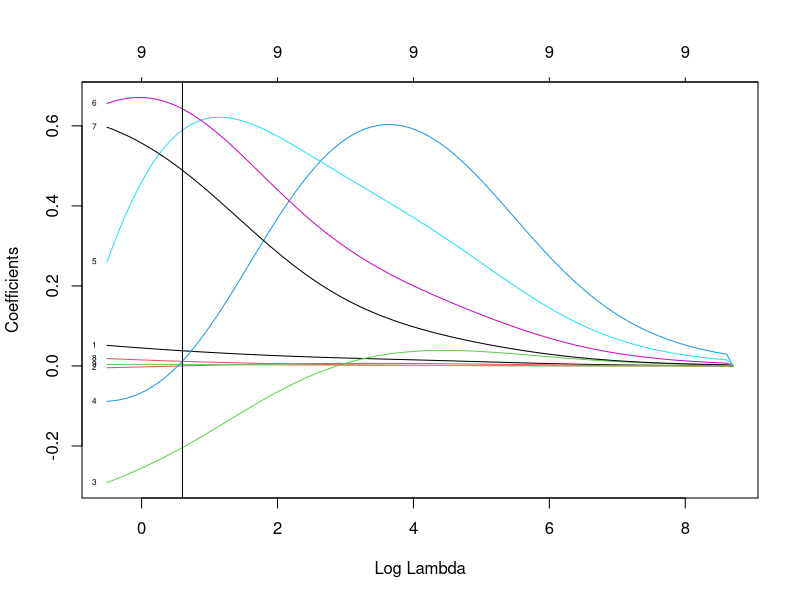
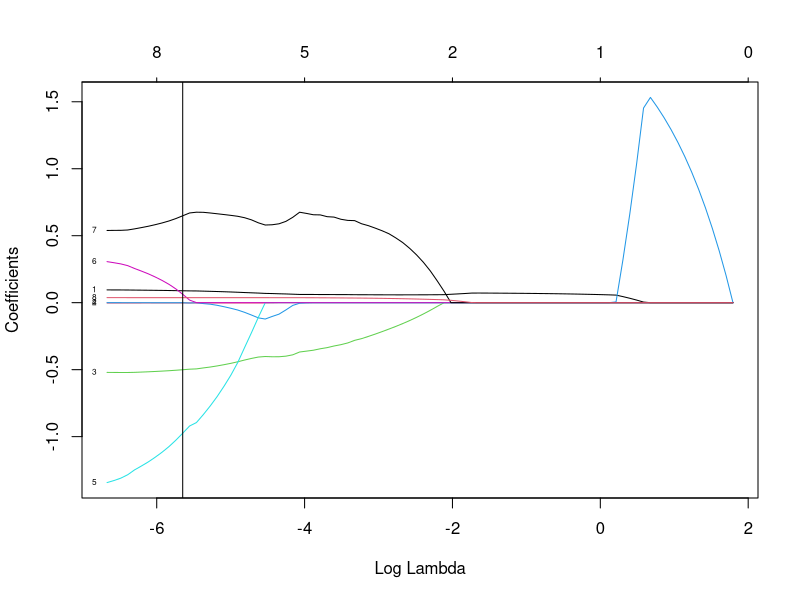
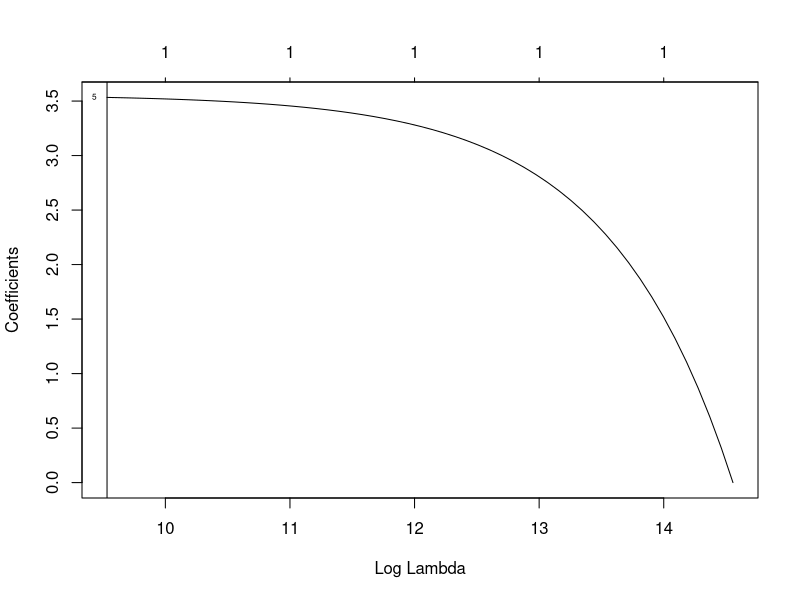
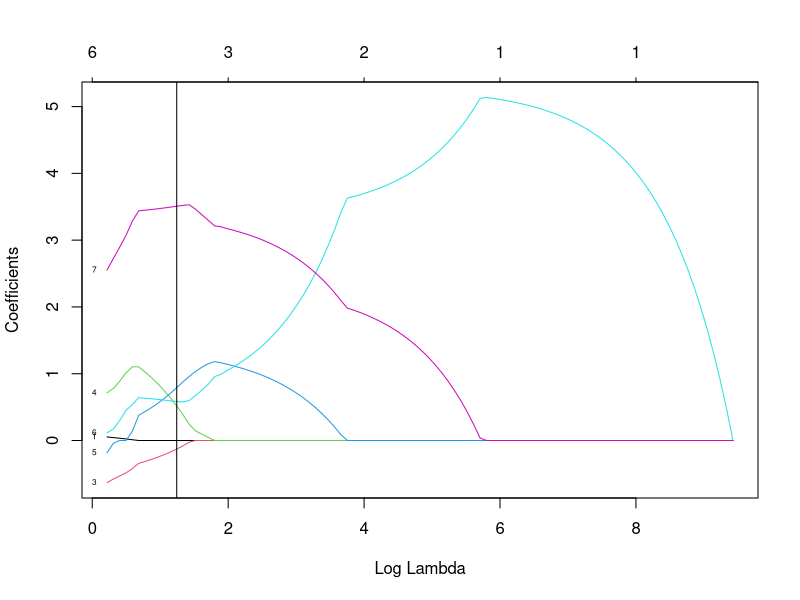
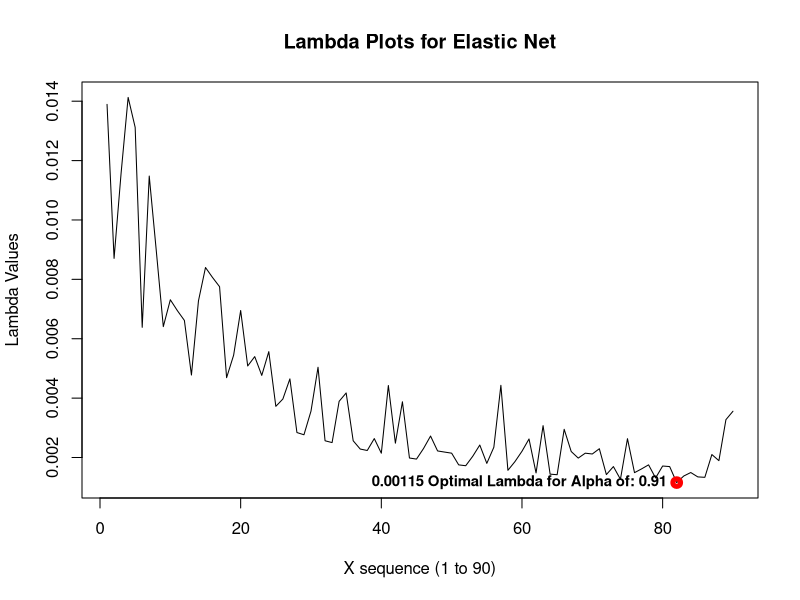
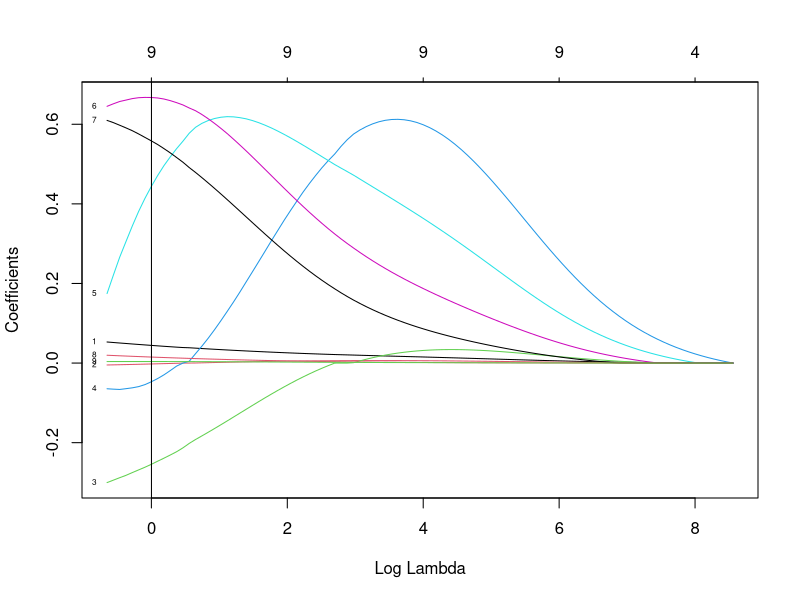

Write the R code that produced these figures, in order.
## ---- chunk 1
knitr::opts_chunk$set(echo = TRUE)
library(tidyverse)
library(tidyr)
library(glmnet)
## ---- chunk 2
#Read in and cleanse the data
income_democracy <- read_csv('./data/income_democracy.csv')
income_cleansed = subset(income_democracy,select = -c(country,year,code))
income_cleansed = income_cleansed %>% drop_na()
## ---- chunk 3
## 80% of the sample size
smp_size <- floor(0.8 * nrow(income_cleansed))
train_ind <- sample(seq_len(nrow(income_cleansed)), size = smp_size)

train <- income_cleansed[train_ind, ]
test <- income_cleansed[-train_ind, ]

y_train <- train[c("dem_ind")]
X_train <- subset(train,select = -c(dem_ind))

y_test <- test[c("dem_ind")]
X_test <- subset(test,select = -c(dem_ind))

p=9
## ---- chunk 4
# Ridge
ridge = cv.glmnet(as.matrix(X_train), as.matrix(y_train), family = "gaussian", alpha = 0, intercept = FALSE, nfolds=20)
lambda_ridge = ridge$lambda.min
lambda_ridge
coef.ridge = matrix(coef(ridge, s = lambda_ridge))[2:(p+1)]
ridge = glmnet(as.matrix(X_train), as.matrix(y_train), family = "gaussian", alpha = 0, intercept = FALSE, nfolds=20)
plot(ridge, xvar = "lambda", label = TRUE)
abline(v = lambda_ridge)
## ---- chunk 5
# Ridge
y_ridge = predict(ridge, as.matrix(X_train), s = lambda_ridge)
mse_ridge = sum((y_test-y_ridge)^2)/nrow(X_test)
mse_ridge
## ---- chunk 6
# Lasso
lasso = cv.glmnet(as.matrix(X_train), as.matrix(y_train), family = "gaussian", alpha = 1, intercept = FALSE, nfolds=20)
lambda_lasso = lasso$lambda.min
lambda_lasso
coef.lasso = matrix(coef(lasso, s = lambda_lasso))[2:(p+1)]
lasso = glmnet(as.matrix(X_train), as.matrix(y_train), family = "gaussian", alpha = 1, intercept = FALSE, nfolds=20)
plot(lasso, xvar = "lambda", label = TRUE)
abline(v = log(lambda_lasso))
## ---- chunk 7
# Ridge
y_lasso = predict(lasso, as.matrix(X_train), s = lambda_lasso)
mse_lasso = sum((y_test-y_lasso)^2)/nrow(X_test)
mse_lasso
## ---- chunk 8
gamma = 2
b.ols = solve(t(as.matrix(X_train))%*%as.matrix(X_train))%*%t(as.matrix(X_train))%*%as.matrix(y_train)
ridge = cv.glmnet(as.matrix(X_train), as.matrix(y_train), family = "gaussian", alpha = 0, intercept = FALSE, nfolds=20)
l.ridge = ridge$lambda.min
b.ridge = matrix(coef(ridge, s = l.ridge))[2:(p+1)]
w1 = 1/abs(b.ols)^gamma
w2 = 1/abs(b.ridge)^gamma
alasso1 = cv.glmnet(as.matrix(X_train), as.matrix(y_train), family = "gaussian", alpha = 1, intercept = FALSE, penalty.factor = w1, nfolds=20)
alasso2 = cv.glmnet(as.matrix(X_train), as.matrix(y_train), family = "gaussian", alpha = 1, intercept = FALSE, penalty.factor = w2, nfolds=20)
lambda1 = alasso1$lambda.min
lambda2 = alasso2$lambda.min
coef.alasso1 = matrix(coef(alasso1, s = lambda1))[2:(p+1)]
coef.alasso2 = matrix(coef(alasso2, s = lambda2))[2:(p+1)]
alasso1 = glmnet(as.matrix(X_train), as.matrix(y_train), family = "gaussian", alpha = 1, intercept = FALSE, penalty.factor = w1, nfolds=20)
alasso2 = glmnet(as.matrix(X_train), as.matrix(y_train), family = "gaussian", alpha = 1, intercept = FALSE, penalty.factor = w2, nfolds=20)
plot(alasso1, xvar = "lambda", label = TRUE)
abline(v=log(lambda1))
## ---- chunk 9
plot(alasso2, xvar = "lambda", label = TRUE)
abline(v=lambda2)
## ---- chunk 10
y_alasso1 = predict(alasso1, as.matrix(X_train), s = lambda1)
mse_alasso1 = sum((y_test-y_alasso1)^2)/nrow(X_test)
y_alasso2 = predict(alasso2, as.matrix(X_train), s = lambda2)
mse_alasso2 = sum((y_test-y_alasso2)^2)/nrow(X_test)
mse_alasso1
mse_alasso2
## ---- chunk 11
# Elastic
alpha_seq = seq(0.1,0.99,0.01)
lambda_min_list <- rep(0,length(alpha_seq))
for (i in c(1:length(alpha_seq))) {
  elastic = cv.glmnet(as.matrix(X_train), as.matrix(y_train),alpha=alpha_seq[i], family = "gaussian", intercept = FALSE, nfolds=20)
  lambda_elastic = elastic$lambda.min
  lambda_min_list[i]=lambda_elastic
}
## ---- chunk 12

plot(c(1:length(alpha_seq)),lambda_min_list,type = "l",ylab = 'Lambda Values',xlab='X sequence (1 to 90)',main = 'Lambda Plots for Elastic Net')
lambda_elastic = lambda_min_list[which.min(lambda_min_list)]
points(which.min(lambda_min_list),lambda_elastic,col = "red", lwd=5)
text(lambda_elastic~which.min(lambda_min_list), labels=sprintf("%s Optimal Lambda for Alpha of: %s",round(lambda_elastic,5),alpha_seq[which.min(lambda_min_list)]),cex=0.9, font=2,pos=2)
## ---- chunk 13
elastic = glmnet(as.matrix(X_train), as.matrix(y_train),alpha=lambda_elastic, family = "gaussian", intercept = FALSE, nfolds=20)
y_elastic = predict(elastic, as.matrix(X_train), s = lambda_elastic)
coef.elastic = matrix(coef(elastic, s = lambda_elastic))[2:(p+1)]
plot(elastic, xvar = "lambda", label = TRUE)
abline(v = lambda_elastic)
## ---- chunk 14
mse_elastic = sum((y_test-y_elastic)^2)/nrow(X_test)
mse_elastic
